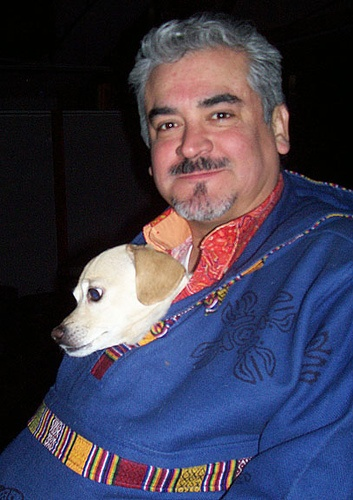
#> input picture object_detection_metrics/samples/sample_1/images/groundtruths/000001.jpg, 353 x 500 px; its folder holds only this picture in this run
$ python sample_1.py
#> lines starting #> are read from the running program, lines starting #| are printed output that depends on the picture; after the words box and inside, x2 and y2 are one past the last pixel; in counts of white or black regions, pixels touching at a corner belong together
### object_detection_metrics/lib/BoundingBoxes.py
from BoundingBox import *
from utils import *


class BoundingBoxes:
    def __init__(self):
        self._boundingBoxes = []

    def addBoundingBox(self, bb):
        self._boundingBoxes.append(bb)

    # [5 lines left out: function removeBoundingBox, not called in this run]

    def removeAllBoundingBoxes(self):
        self._boundingBoxes = []

    def getBoundingBoxes(self):
        return self._boundingBoxes

    # [14 lines left out: functions getBoundingBoxByClass, getClasses, not called in this run]

    def getBoundingBoxesByType(self, bbType):
        # get only specified bb type
        return [d for d in self._boundingBoxes if d.getBBType() == bbType]

    def getBoundingBoxesByImageName(self, imageName):
        # get only specified bb type
        return [d for d in self._boundingBoxes if d.getImageName() == imageName]

    # [15 lines left out: functions count, clone, not called in this run]

    def drawAllBoundingBoxes(self, image, imageName):
        bbxes = self.getBoundingBoxesByImageName(imageName)
        for bb in bbxes:
            if bb.getBBType() == BBType.GroundTruth:  # if ground truth
                image = add_bb_into_image(image, bb, color=(0, 255, 0))  # green
            else:  # if detection
                image = add_bb_into_image(image, bb, color=(255, 0, 0))  # red
        return image

    # [6 lines of commented-out code are left out]

### object_detection_metrics/samples/sample_1/_init_paths.py
###########################################################################################
#                                                                                         #
# Set up paths for the Object Detection Metrics                                           #
#                                                                                         #
# Developed by: Rafael Padilla (rafael.padilla@smt.ufrj.br)                               #
#        SMT - Signal Multimedia and Telecommunications Lab                               #
#        COPPE - Universidade Federal do Rio de Janeiro                                   #
#        Last modification: May 24th 2018                                                 #
###########################################################################################

import sys
import os


def add_path(path):
    if path not in sys.path:
        sys.path.insert(0, path)


currentPath = os.path.dirname(os.path.realpath(__file__))

# Add lib to PYTHONPATH
libPath = os.path.join(currentPath, '..', '..', 'lib')
add_path(libPath)

### object_detection_metrics/lib/BoundingBox.py
from utils import *


class BoundingBox:
    def __init__(self,
                 imageName,
                 classId,
                 x,
                 y,
                 w,
                 h,
                 typeCoordinates=CoordinatesType.Absolute,
                 imgSize=None,
                 bbType=BBType.GroundTruth,
                 classConfidence=None,
                 format=BBFormat.XYWH):
        """Constructor.
        Args:
            imageName: String representing the image name.
            classId: String value representing class id.
            x: Float value representing the X upper-left coordinate of the bounding box.
            y: Float value representing the Y upper-left coordinate of the bounding box.
            w: Float value representing the width bounding box.
            h: Float value representing the height bounding box.
            typeCoordinates: (optional) Enum (Relative or Absolute) represents if the bounding box
            coordinates (x,y,w,h) are absolute or relative to size of the image. Default:'Absolute'.
            imgSize: (optional) 2D vector (width, height)=>(int, int) represents the size of the
            image of the bounding box. If typeCoordinates is 'Relative', imgSize is required.
            bbType: (optional) Enum (Groundtruth or Detection) identifies if the bounding box
            represents a ground truth or a detection. If it is a detection, the classConfidence has
            to be informed.
            classConfidence: (optional) Float value representing the confidence of the detected
            class. If detectionType is Detection, classConfidence needs to be informed.
            format: (optional) Enum (BBFormat.XYWH or BBFormat.XYX2Y2) indicating the format of the
            coordinates of the bounding boxes. BBFormat.XYWH: <left> <top> <width> <height>
            BBFormat.XYX2Y2: <left> <top> <right> <bottom>.
        """
        self._imageName = imageName
        self._typeCoordinates = typeCoordinates
        if typeCoordinates == CoordinatesType.Relative and imgSize is None:
            raise IOError(
                'Parameter \'imgSize\' is required. It is necessary to inform the image size.')
        if bbType == BBType.Detected and classConfidence is None:
            raise IOError(
                'For bbType=\'Detection\', it is necessary to inform the classConfidence value.')
        # if classConfidence != None and (classConfidence < 0 or classConfidence > 1):
        # raise IOError('classConfidence value must be a real value between 0 and 1. Value: %f' %
        # classConfidence)

        self._classConfidence = classConfidence
        self._bbType = bbType
        self._classId = classId
        self._format = format

        # If relative coordinates, convert to absolute values
        # For relative coords: (x,y,w,h)=(X_center/img_width , Y_center/img_height)
        if (typeCoordinates == CoordinatesType.Relative):
            (self._x, self._y, self._w, self._h) = convertToAbsoluteValues(imgSize, (x, y, w, h))
            self._width_img = imgSize[0]
            self._height_img = imgSize[1]
            if format == BBFormat.XYWH:
                self._x2 = self._w
                self._y2 = self._h
                self._w = self._x2 - self._x
                self._h = self._y2 - self._y
            else:
                raise IOError(
                    'For relative coordinates, the format must be XYWH (x,y,width,height)')
        # For absolute coords: (x,y,w,h)=real bb coords
        else:
            self._x = x
            self._y = y
            if format == BBFormat.XYWH:
                self._w = w
                self._h = h
                self._x2 = self._x + self._w
                self._y2 = self._y + self._h
            else:  # format == BBFormat.XYX2Y2: <left> <top> <right> <bottom>.
                self._x2 = w
                self._y2 = h
                self._w = self._x2 - self._x
                self._h = self._y2 - self._y
        if imgSize is None:
            self._width_img = None
            self._height_img = None
        else:
            self._width_img = imgSize[0]
            self._height_img = imgSize[1]

    def getAbsoluteBoundingBox(self, format=BBFormat.XYWH):
        if format == BBFormat.XYWH:
            return (self._x, self._y, self._w, self._h)
        elif format == BBFormat.XYX2Y2:
            return (self._x, self._y, self._x2, self._y2)

    # [10 lines left out: function getRelativeBoundingBox, not called in this run]

    def getImageName(self):
        return self._imageName

    def getConfidence(self):
        return self._classConfidence

    def getFormat(self):
        return self._format

    def getClassId(self):
        return self._classId

    def getImageSize(self):
        return (self._width_img, self._height_img)

    def getCoordinatesType(self):
        return self._typeCoordinates

    def getBBType(self):
        return self._bbType

    # [35 lines left out: functions compare, clone, not called in this run]

### object_detection_metrics/lib/utils.py
from enum import Enum

import cv2


class MethodAveragePrecision(Enum):
    """
    Class representing if the coordinates are relative to the
    image size or are absolute values.

        Developed by: Rafael Padilla
        Last modification: Apr 28 2018
    """
    EveryPointInterpolation = 1
    ElevenPointInterpolation = 2


class CoordinatesType(Enum):
    """
    Class representing if the coordinates are relative to the
    image size or are absolute values.

        Developed by: Rafael Padilla
        Last modification: Apr 28 2018
    """
    Relative = 1
    Absolute = 2


class BBType(Enum):
    """
    Class representing if the bounding box is groundtruth or not.

        Developed by: Rafael Padilla
        Last modification: May 24 2018
    """
    GroundTruth = 1
    Detected = 2


class BBFormat(Enum):
    """
    Class representing the format of a bounding box.
    It can be (X,Y,width,height) => XYWH
    or (X1,Y1,X2,Y2) => XYX2Y2

        Developed by: Rafael Padilla
        Last modification: May 24 2018
    """
    XYWH = 1
    XYX2Y2 = 2


# size => (width, height) of the image
# box => (X1, X2, Y1, Y2) of the bounding box
# [15 lines left out: function convertToRelativeValues, not called in this run]


# size => (width, height) of the image
# box => (centerX, centerY, w, h) of the bounding box relative to the image
def convertToAbsoluteValues(size, box):
    # w_box = round(size[0] * box[2])
    # h_box = round(size[1] * box[3])
    xIn = round(((2 * float(box[0]) - float(box[2])) * size[0] / 2))
    yIn = round(((2 * float(box[1]) - float(box[3])) * size[1] / 2))
    xEnd = xIn + round(float(box[2]) * size[0])
    yEnd = yIn + round(float(box[3]) * size[1])
    if xIn < 0:
        xIn = 0
    if yIn < 0:
        yIn = 0
    if xEnd >= size[0]:
        xEnd = size[0] - 1
    if yEnd >= size[1]:
        yEnd = size[1] - 1
    return (xIn, yIn, xEnd, yEnd)


def add_bb_into_image(image, bb, color=(255, 0, 0), thickness=2, label=None):
    r = int(color[0])
    g = int(color[1])
    b = int(color[2])

    font = cv2.FONT_HERSHEY_SIMPLEX
    fontScale = 0.5
    fontThickness = 1

    x1, y1, x2, y2 = bb.getAbsoluteBoundingBox(BBFormat.XYX2Y2)
    x1 = int(x1)
    y1 = int(y1)
    x2 = int(x2)
    y2 = int(y2)
    cv2.rectangle(image, (x1, y1), (x2, y2), (b, g, r), thickness)
    # Add label
    if label is not None:
        # Get size of the text box
        (tw, th) = cv2.getTextSize(label, font, fontScale, fontThickness)[0]
        # Top-left coord of the textbox
        (xin_bb, yin_bb) = (x1 + thickness, y1 - th + int(12.5 * fontScale))
        # Checking position of the text top-left (outside or inside the bb)
        if yin_bb - th <= 0:  # if outside the image
            yin_bb = y1 + th  # put it inside the bb
        r_Xin = x1 - int(thickness / 2)
        r_Yin = y1 - th - int(thickness / 2)
        # Draw filled rectangle to put the text in it
        cv2.rectangle(image, (r_Xin, r_Yin - thickness),
                      (r_Xin + tw + thickness * 3, r_Yin + th + int(12.5 * fontScale)), (b, g, r),
                      -1)
        cv2.putText(image, label, (xin_bb, yin_bb), font, fontScale, (0, 0, 0), fontThickness,
                    cv2.LINE_AA)
    return image

### object_detection_metrics/samples/sample_1/sample_1.py
import os

import _init_paths
import cv2
from BoundingBox import BoundingBox
from BoundingBoxes import BoundingBoxes
from utils import *

###########################
# Defining bounding boxes #
###########################
# Ground truth bounding boxes of 000001.jpg
gt_boundingBox_1 = BoundingBox(
    imageName='000001',
    classId='dog',
    x=0.34419263456090654,
    y=0.611,
    w=0.4164305949008499,
    h=0.262,
    typeCoordinates=CoordinatesType.Relative,
    bbType=BBType.GroundTruth,
    format=BBFormat.XYWH,
    imgSize=(353, 500))
gt_boundingBox_2 = BoundingBox(
    imageName='000001',
    classId='person',
    x=0.509915014164306,
    y=0.51,
    w=0.9745042492917847,
    h=0.972,
    typeCoordinates=CoordinatesType.Relative,
    bbType=BBType.GroundTruth,
    format=BBFormat.XYWH,
    imgSize=(353, 500))
# Ground truth bounding boxes of 000002.jpg
gt_boundingBox_3 = BoundingBox(
    imageName='000002',
    classId='train',
    x=0.5164179104477612,
    y=0.501,
    w=0.20298507462686569,
    h=0.202,
    typeCoordinates=CoordinatesType.Relative,
    bbType=BBType.GroundTruth,
    format=BBFormat.XYWH,
    imgSize=(335, 500))
# Ground truth bounding boxes of 000003.jpg
gt_boundingBox_4 = BoundingBox(
    imageName='000003',
    classId='bench',
    x=0.338,
    y=0.4666666666666667,
    w=0.184,
    h=0.10666666666666666,
    typeCoordinates=CoordinatesType.Relative,
    bbType=BBType.GroundTruth,
    format=BBFormat.XYWH,
    imgSize=(500, 375))
gt_boundingBox_5 = BoundingBox(
    imageName='000003',
    classId='bench',
    x=0.546,
    y=0.48133333333333334,
    w=0.136,
    h=0.13066666666666665,
    typeCoordinates=CoordinatesType.Relative,
    bbType=BBType.GroundTruth,
    format=BBFormat.XYWH,
    imgSize=(500, 375))
# Detected bounding boxes of 000001.jpg
detected_boundingBox_1 = BoundingBox(
    imageName='000001',
    classId='person',
    classConfidence=0.893202,
    x=52,
    y=4,
    w=352,
    h=442,
    typeCoordinates=CoordinatesType.Absolute,
    bbType=BBType.Detected,
    format=BBFormat.XYX2Y2,
    imgSize=(353, 500))
# Detected bounding boxes of 000002.jpg
detected_boundingBox_2 = BoundingBox(
    imageName='000002',
    classId='train',
    classConfidence=0.863700,
    x=140,
    y=195,
    w=209,
    h=293,
    typeCoordinates=CoordinatesType.Absolute,
    bbType=BBType.Detected,
    format=BBFormat.XYX2Y2,
    imgSize=(335, 500))
# Detected bounding boxes of 000003.jpg
detected_boundingBox_3 = BoundingBox(
    imageName='000003',
    classId='bench',
    classConfidence=0.278000,
    x=388,
    y=288,
    w=493,
    h=331,
    typeCoordinates=CoordinatesType.Absolute,
    bbType=BBType.Detected,
    format=BBFormat.XYX2Y2,
    imgSize=(500, 375))
# Creating the object of the class BoundingBoxes
myBoundingBoxes = BoundingBoxes()
# Add all bounding boxes to the BoundingBoxes object:
myBoundingBoxes.addBoundingBox(gt_boundingBox_1)
myBoundingBoxes.addBoundingBox(gt_boundingBox_2)
myBoundingBoxes.addBoundingBox(gt_boundingBox_3)
myBoundingBoxes.addBoundingBox(gt_boundingBox_4)
myBoundingBoxes.addBoundingBox(gt_boundingBox_5)
myBoundingBoxes.addBoundingBox(detected_boundingBox_1)
myBoundingBoxes.addBoundingBox(detected_boundingBox_2)
myBoundingBoxes.addBoundingBox(detected_boundingBox_3)

###################
# Creating images #
###################
currentPath = os.path.dirname(os.path.realpath(__file__))
gtImages = ['000001', '000002', '000003']
for imageName in gtImages:
    im = cv2.imread(os.path.join(currentPath, 'images', 'groundtruths', imageName) + '.jpg')
#> im is the input picture: shape (500, 353, 3); mean B, G, R 80.9, 60.9, 63.6
    # Add bounding boxes
    im = myBoundingBoxes.drawAllBoundingBoxes(im, imageName)
#> the loop in drawAllBoundingBoxes, `for bb in bbxes:` made 3 passes
#> pass 2, in drawAllBoundingBoxes, `image = add_bb_into_image(image, bb, color=(0, 255, 0))`:
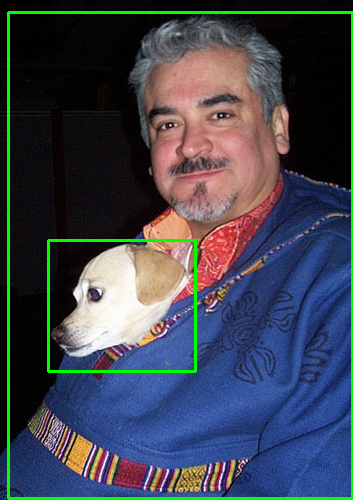
#> image: shape (500, 353, 3); mean B, G, R 78.8, 68.5, 62.5
#> pass 3, in drawAllBoundingBoxes, `image = add_bb_into_image(image, bb, color=(255, 0, 0))`:
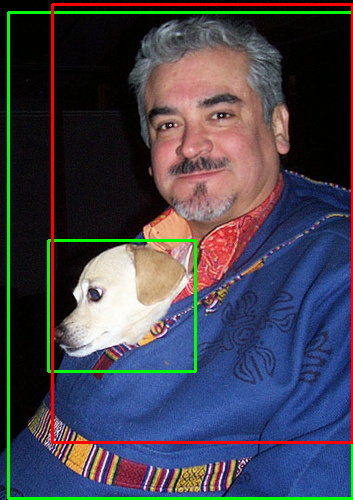
#> image: shape (500, 353, 3); 2.26% of pixels changed, all inside (x1, y1, x2, y2) = (51, 3, 353, 444)
    # cv2.imshow(imageName+'.jpg', im)
    # cv2.waitKey(0)
    cv2.imwrite(os.path.join(currentPath, 'images', imageName + '.jpg'), im)
    print('Image %s created successfully!' % imageName)
